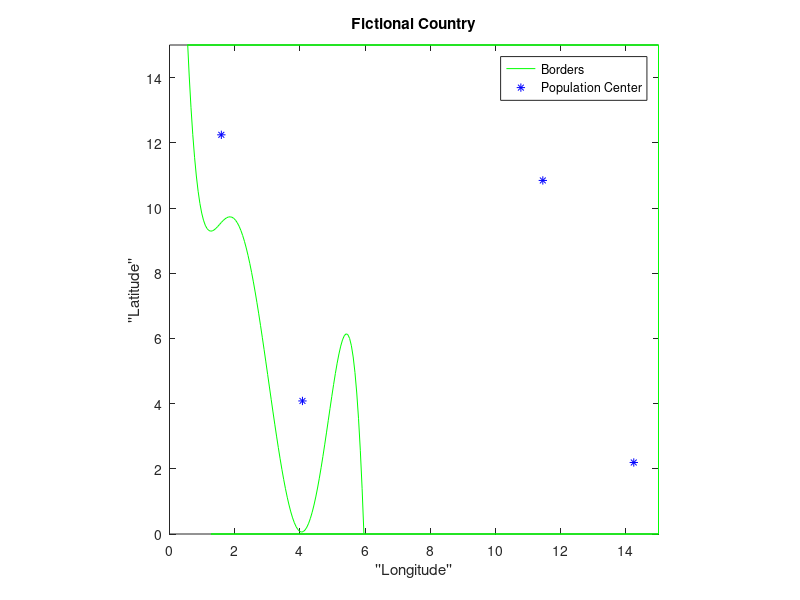
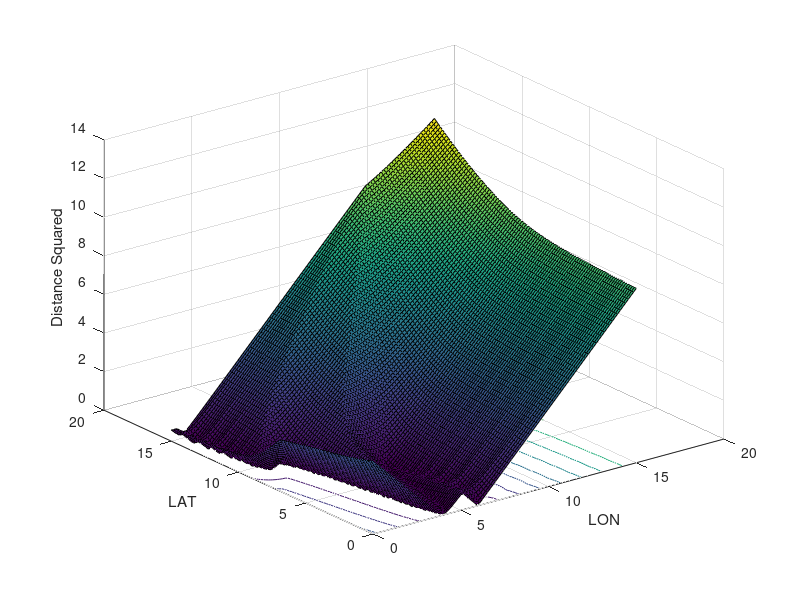
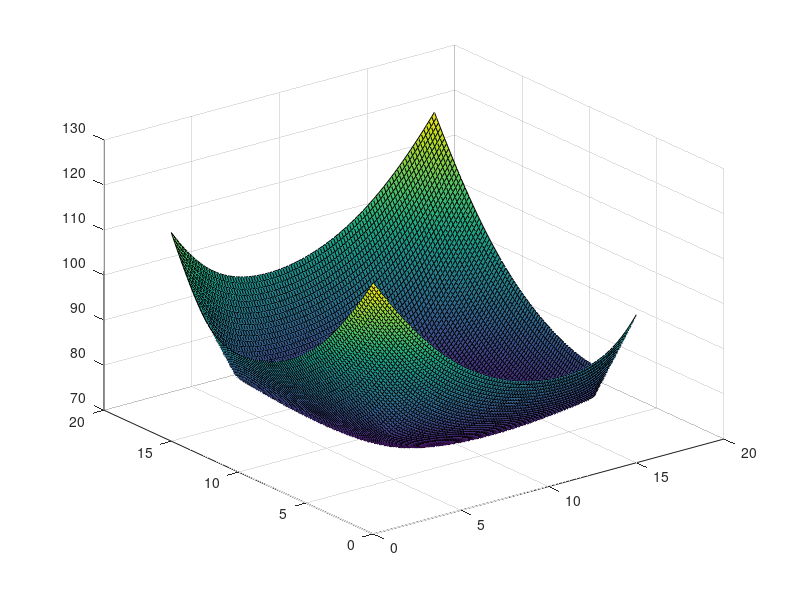
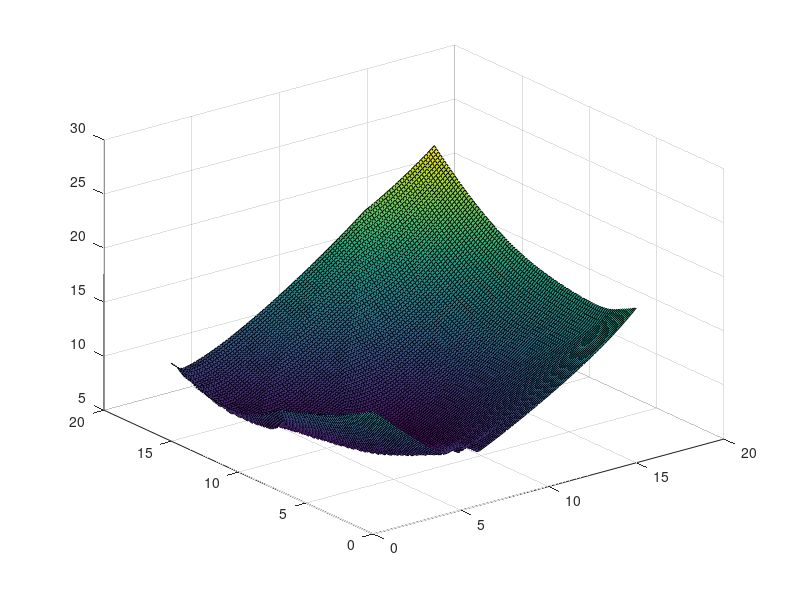

The MATLAB source for these figures, in order:
clc; clear; close all

%% Defining the Coast

% Coefficients of polynomial that define the coastline have been
% predetermined (totally arbitrary, but still predetermined)
coastCoeff = load("coastPolyCoeffs.mat");
alphaStar = coastCoeff.alphaStar;

%Some linearly spaced x values
x = linspace(0.55,5.9625,100);

%The 5th-order polynomial that will define our coast:
fx = alphaStar(1,:) + alphaStar(2,:).*x + alphaStar(3,:).*x.^2 + alphaStar(4,:).*x.^3 ...
    + alphaStar(5,:).*x.^4 + alphaStar(6,:).*x.^5;

coast_line = @(x) alphaStar(1,:) + alphaStar(2,:).*x + alphaStar(3,:).*x.^2 + alphaStar(4,:).*x.^3 ...
    + alphaStar(5,:).*x.^4 + alphaStar(6,:).*x.^5;

%coast_line = @(x) -x+15

upper_bound = 15;
lower_bound = 0;
right_bound = 15;

options = optimset('Display','off');
x_bounds = [0 right_bound];
x_bounds = max(x_bounds, fsolve((@(x) (coast_line(x) - upper_bound)),0,options));
x_bounds = min(x_bounds, fsolve((@(x) (coast_line(x) - lower_bound)),0, options));

plot(x, fx,'g');
hold on

%%% Defining the borders of the country (just straight lines)

%Define upper border as straight line:
x1 = linspace(x_bounds(1), right_bound,2);
y1 = upper_bound.*ones(length(x1));
plot(x1,y1,'g','HandleVisibility','off')

%Define lower border as straight line:
x2 = linspace(x_bounds(2),right_bound ,2);
y2 = lower_bound.*ones(length(x2));
plot(x2,y2,'g','HandleVisibility','off')

%Define right side boarder as straight line:
xv = right_bound.*ones(2,1);
yv = linspace(lower_bound, upper_bound,length(xv));
plot(xv,yv,'g','HandleVisibility','off')


%% Plot some randomly selected population centers:
popCenters = [4.0783    4.0816;
              1.5899   12.2449;
             11.4516   10.8455;
             14.2416    2.1937;];
plot(popCenters(:,1),popCenters(:,2),'b*')

%% Add some titles and labels
legend("Borders","Population Center")
title("Fictional Country")
xlabel("''Longitude''")
ylabel("''Latitude''")
axis([0 right_bound lower_bound upper_bound]) 
axis equal

%% Distance to coastline

%Create a meshgrid of lat/lon coordinates
LAT = linspace(0,15,100);
LON = linspace(0,15,100);
[LAT,LON] = meshgrid(LAT,LON);

%Create distance variables:
D2Coast = zeros(length(x),1);    %At a given point, this is the distance to every point 
                           %on the function fx
minD2Coast = zeros(size(LAT));   %Minimum distance from each x,y coordinate to the line fx

for i = 1:length(LON)
    for j = 1:length(LAT)
        for n = 1:length(x)
            D2Coast(n) = sqrt((LON(i,j)-x(n))^2 + (LAT(i,j)-fx(n))^2);    %Calculate distance from coordinates to point on the line
        end
        minD2Coast(i,j) = unique(min(D2Coast));
    end
end
%Plot
figure(2)
surfc(LON,LAT,minD2Coast)
xlabel("LON")
ylabel("LAT")
zlabel("Distance Squared")


%% Distance to cities

D2City1 = zeros(size(LAT));
D2City2 = zeros(size(LAT));
D2City3 = zeros(size(LAT));
D2City4 = zeros(size(LAT));

%Population of cities
popCity1 = 100;
popCity2 = 250;
popCity3 = 75;
popCity4 = 275;
totalPop = popCity1+popCity2+popCity3+popCity4;

%Normalize each cities population by the total population
normPop1 = popCity1/totalPop;   
normPop2 = popCity2/totalPop;
normPop3 = popCity3/totalPop;
normPop4 = popCity4/totalPop;

%LAT/LON coordinates of cities
popCenters = [4.0783    4.0816;
              1.5899   12.2449;
             11.4516   10.8455;
             14.2416    2.1937;];

for i = 1:length(LON)
    for j = 1 : length(LAT)
        D2City1(i,j) = sqrt((LON(i,j)-popCenters(1,1))^2 + (LAT(i,j)-popCenters(1,2))^2);
        D2City2(i,j) = sqrt((LON(i,j)-popCenters(2,1))^2 + (LAT(i,j)-popCenters(2,2))^2);
        D2City3(i,j) = sqrt((LON(i,j)-popCenters(3,1))^2 + (LAT(i,j)-popCenters(3,2))^2);
        D2City4(i,j) = sqrt((LON(i,j)-popCenters(4,1))^2 + (LAT(i,j)-popCenters(4,2))^2);

    end
end

%Developing the cost function based on cities:
d2pop = normPop1.*D2City1 + normPop2.*D2City2 + normPop3.*D2City3 ...
    + normPop4.*D2City4;

figure;
surf(LON,LAT,10.*d2pop);

%% Putting them together 
figure;
surf(LON,LAT,d2pop+minD2Coast)
